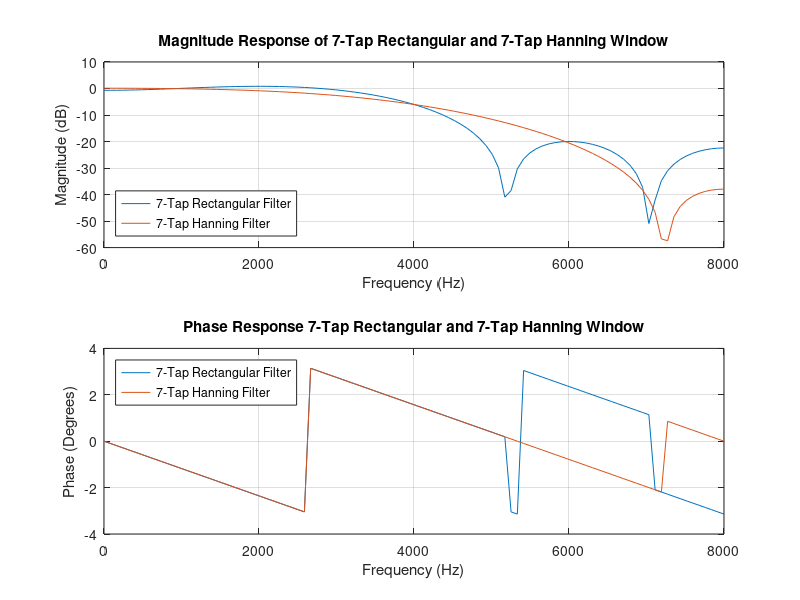

This chart was generated by the following MATLAB code: (Note: this script raises an error after producing the figure.)
%% Graphing Impulse responses of 7-Tap Hanning and Rectangular Windows
%The impulse response of ideal low-pass digital filter 
%has unit magnitude for digital frequencies F∈[−1/4,1/4] 
%and zero magnitude for digital frequencies F∈[−1/2,−1/4)∪(1/4,1/2] was
%determined by hand and implemented in MATLAB.

fs =16e3; %Sampling frequency in Hz
fc = 4e3; %Cutoff frequency in Hz
M =7; %Samples in h (Filter Tap number)
D = (M-1)/2; %Shift of Samples
F = fc/fs; %Digital Freq
n = 0:M-1; %sample vector beginning at 0
h = F*2*sinc(2*(n-D).*F); %impulse response of ideal low-pass filter

%This filter is a 7-Tap Rectangular window that will be used to filter .wav
%files. It was to be compared to a 7-Tap Hanning Window, so it's filter coefficients
%were scaled by those of a Hanning Window.


w_h = [0.146,0.5,0.854,1,0.854,0.5,0.146]; %Scaling coefficients of Hanning window
h_hanning = h.*w_h; %create Hanning window impulse response

%These two impulse responses were graphed to be compared visually
figure
stem(n,h);
hold on;
stem(n,h_hanning);
title('Impulse Responses of 7-Tap Rectangular and 7-Tap Hanning Windows');
xlabel('Time [n]');
ylabel('Magnitude (V)');
legend('7-Tap Rectangular','7-Tap Hanning','Location','South');
grid on;

%% Graph the Frequency and Phase Responses of both Filters to compare them 

subplot(2,1,1);
F = linspace(0,0.5);
%Find frequency response H(F) by taking the DTFT of h[n]
H_rect = -0.1061 + 0.0*exp(-1j*2*pi*F) + 0.3183*exp(-1j*2*pi*2*F) + 0.5*exp(-1j*2*pi*3*F) + 0.3183*exp(-1j*2*pi*4*F) + 0.0*exp(-1j*2*pi*5*F) + -0.1061*exp(-j*2*pi*6*F);
%Find magnitude of H(F)
mag_rect = 20*log10(abs(H_rect));
%create analog frequency vector
Fanalog = 16000*F;
plot(Fanalog,mag_rect);

hold on;

%Find frequency response H(F) by taking the DTFT of h[n] of the Hanning
%window
H_hann = -0.1061*0.146 + 0.0*0.5*exp(-1j*2*pi*F) + 0.3183*0.854*exp(-1j*2*pi*2*F) + 0.5*1*exp(-1j*2*pi*3*F) + 0.3183*0.8540*exp(-1j*2*pi*4*F) + 0.0*0.5*exp(-1j*2*pi*5*F) + -0.1061*0.1460*exp(-j*2*pi*6*F);
%Find magnitude of H(F)
mag_hann = 20*log10(abs(H_hann));
plot(Fanalog,mag_hann);
xlabel('Frequency (Hz)');
ylabel('Magnitude (dB)');
title('Magnitude Response of 7-Tap Rectangular and 7-Tap Hanning Window');
grid on;
legend('7-Tap Rectangular Filter','7-Tap Hanning Filter','Location','southwest');

%Plot Phase Responses of Rectangular and Hanning Window
subplot(2,1,2);
plot(Fanalog,angle(H_rect*(180/pi)));
hold on;
plot(Fanalog,angle(H_hann*(180/pi)));
grid on
xlabel('Frequency (Hz)');
ylabel('Phase (Degrees)')
title('Phase Response 7-Tap Rectangular and 7-Tap Hanning Window');
legend('7-Tap Rectangular Filter','7-Tap Hanning Filter','Location','northwest');




%% Sample a .wav file and Filter it with the 7-Tap Rectangular Filter
%Sample the .wav file 
[y_tea,Fs_tearect] = audioread('tea.wav');

%Take the FT of the .wav file and create the frequency-axis vector 
%to plot the response
ff_tea = fft(y_tea);   
N = length(y_tea);
K_vec = 0:1:(N-1);
F_vec = K_vec*(1/N);
f_vec = F_vec*(Fs_tearect);

%Filter the .wav file using digital_filter_rect function and take the FFT
rect_tea = digital_filter_rect('tea.wav','rect_filter.wav');
fft_rect_tea = fft(rect_tea);

%Plot the magnitude response of the filtered and unfiltered responses 
figure;
plot((f_vec-(Fs_tearect/(2))), fftshift(20*log10(abs(ff_tea))));
title('Magnitude Response of Unfiltered tea.wav');
xlabel('Frequency (Hz)');
ylabel('Magnitude (dB)')
grid on;

figure;
plot((f_vec-(Fs_tearect/(2))), fftshift(20*log10(abs(ff_tea))));
hold on;
plot((f_vec-(16000/(2))), fftshift(20*log10(abs(fft_rect_tea))));
grid;
title('tea.wav Unfiltered vs. tea.wav Filtered With 7-Tap Rectangular Window');
xlabel('Frequency (Hz)');
ylabel('Magnitude (dB)');
legend('Unfiltered Signal','Filtered Signal','Location','South');






%% %% Compare the Hanning Window and Rectangular Windows
% Filter the .wav file using digital_filter_hann
%compare the filters
rect_tea = digital_filter_rect('tea.wav','rect_filter.wav');
fft_rect_tea = fft(rect_tea);
N = length(rect_tea);
K_vec = 0:1:(N-1);
F_vec = K_vec*(1/N);
f_vec = F_vec*16000;

hanning_tea = digital_filter_hann('tea.wav','hanning_filter.wav');
fft_hanning_tea = fft(hanning_tea);
N = length(hanning_tea);
K_vec = 0:1:(N-1);

plot((f_vec-(16000/(2))), fftshift(20*log10(abs(fft_rect_tea))));
hold on;
plot((f_vec-(16000/(2))), fftshift(20*log10(abs(fft_hanning_tea))));
legend('tea.wav Filtered by Rect','tea.wav Filtered by Hanning');
xlabel('Frequency Hz');
ylabel('Magnitude dB');
grid;
title('Tea.wav filtered by 7-Tap Hanning and 7-Tap Rect Window')



